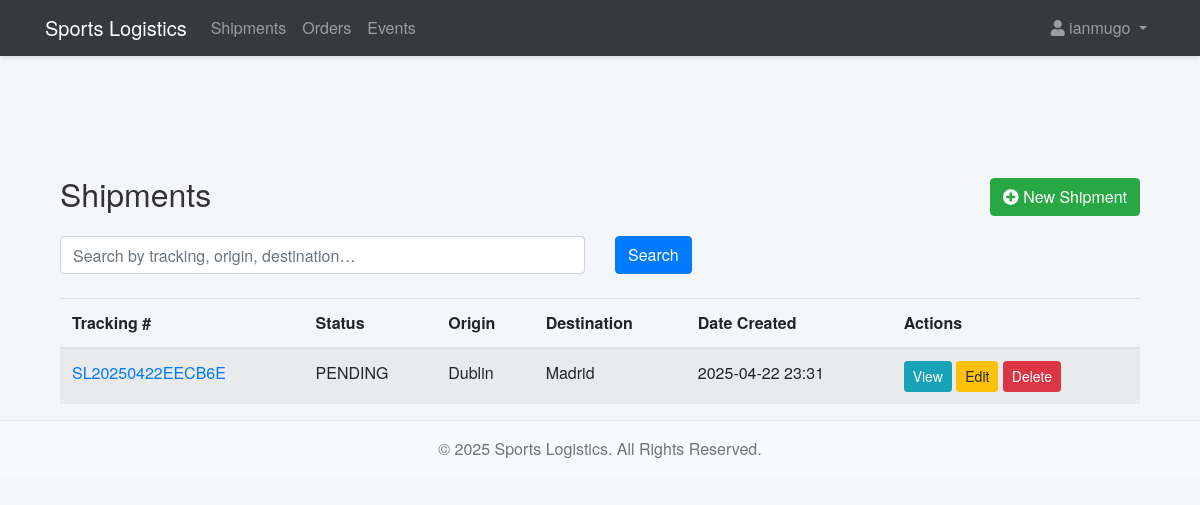
The app's page /shipments/ (signed in) with its own data.
### logistics_app/models.py (models this page shows, shortened)
class Shipment(models.Model):
    STATUS_CHOICES = [
        ('PENDING',    'Pending'),
        ('IN_TRANSIT', 'In Transit'),
        ('DELIVERED',  'Delivered'),
    ]
    tracking_number = models.CharField(
        max_length=20,
        unique=True,
        default=generate_tracking_number,
        editable=False,
        help_text="Auto‑generated tracking code"
    )
    status          = models.CharField(max_length=20, choices=STATUS_CHOICES, default='PENDING')
    date_created    = models.DateTimeField(auto_now_add=True)
    date_delivered  = models.DateTimeField(blank=True, null=True)
    origin          = models.CharField(max_length=200)
    destination     = models.CharField(max_length=200)
    contents        = models.TextField(blank=True, null=True)
    event           = models.ForeignKey(Event, on_delete=models.SET_NULL, blank=True, null=True)
    delivery_person = models.ForeignKey(
        User,
        on_delete=models.SET_NULL,
        blank=True,
        null=True,
        related_name='deliveries'
    )

### logistics_app/views.py (the view)
# urls.py: path('shipments/',               views.ShipmentListView.as_view(),   name='shipment_list'),
class ShipmentListView(LoginRequiredMixin, ListView):
    model = Shipment
    template_name = 'logistics_app/shipments.html'
    context_object_name = 'shipments'
    def get_queryset(self):
        qs = super().get_queryset()
        q  = self.request.GET.get('q')
        if q:
            qs = qs.filter(
                Q(tracking_number__icontains=q) |
                Q(origin__icontains=q) |
                Q(destination__icontains=q)
            )
        return qs
    def get_context_data(self, **kwargs):
        ctx = super().get_context_data(**kwargs)
        ctx['search_query'] = self.request.GET.get('q', '')
        ctx['form']         = ShipmentForm()
        return ctx

### logistics_app/models.py (called while the page is built)
def generate_tracking_number() -> str:
    date_part = datetime.now().strftime('%Y%m%d')
    rand_part = uuid.uuid4().hex[:6].upper()
    return f"SL{date_part}{rand_part}"

### logistics_app/templates/logistics_app/shipments.html (shortened to what this page needs)
{% extends 'base.html' %}
{% load static %}
{% block content %}
<div class="container mt-4">
  <div class="d-flex justify-content-between align-items-center mb-3">
    <h2>Shipments</h2>
    {% if user.profile.role == 'warehouse_manager' or user.is_superuser %}
      <a href="{% url 'shipment_create' %}" class="btn btn-success">
        <i class="fas fa-plus-circle"></i> New Shipment
      </a>
    {% endif %}
  </div>
  <form method="get" class="row mb-4">
    <div class="col-md-6">
      <input type="text" name="q" class="form-control" placeholder="Search by tracking, origin, destination…" value="{{ search_query }}">
    </div>
    <div class="col-md-2">
      <button type="submit" class="btn btn-primary">Search</button>
    </div>
  </form>
  {% if shipments %}
    <table class="table table-striped table-hover">
      <thead>
        <tr>
          <th>Tracking #</th>
          <th>Status</th>
          <th>Origin</th>
          <th>Destination</th>
          <th>Date Created</th>
          <th>Actions</th>
        </tr>
      </thead>
      <tbody>
        {% for s in shipments %}
          <tr>
            <td><a href="{% url 'shipment_detail' s.pk %}">{{ s.tracking_number }}</a></td>
            <td>{{ s.status }}</td>
            <td>{{ s.origin }}</td>
            <td>{{ s.destination }}</td>
            <td>{{ s.date_created|date:"Y-m-d H:i" }}</td>
            <td>
              <a href="{% url 'shipment_detail' s.pk %}" class="btn btn-sm btn-info">View</a>
              {% if user.profile.role == 'warehouse_manager' or user.is_superuser %}
                <a href="{% url 'shipment_update' s.pk %}" class="btn btn-sm btn-warning">Edit</a>
                <a href="{% url 'shipment_delete' s.pk %}" class="btn btn-sm btn-danger">Delete</a>
              {% endif %}
            </td>
          </tr>
        {% endfor %}
      </tbody>
    </table>
  {% else %}
    <p class="text-muted">No shipments found.</p>
  {% endif %}
</div>
{% endblock %}

### templates/base.html (shortened to what this page needs)
{% load static %}
<!DOCTYPE html>
<html lang="en">
<head>
  <link rel="stylesheet" href="https://stackpath.bootstrapcdn.com/bootstrap/4.5.2/css/bootstrap.min.css">
  <link rel="stylesheet" href="https://cdnjs.cloudflare.com/ajax/libs/font-awesome/5.15.1/css/all.min.css">
  <link rel="stylesheet" href="{% static 'logistics_app/css/custom.css' %}">
</head>
<body>
  <nav class="navbar navbar-expand-lg navbar-dark bg-dark fixed-top">
    <div class="container">
      <a class="navbar-brand" href="{% url 'index' %}">Sports Logistics</a>
      <div class="collapse navbar-collapse" id="navbarNavDropdown">
        <ul class="navbar-nav mr-auto">
          <li class="nav-item">
            <a class="nav-link" href="{% url 'shipment_list' %}">Shipments</a>
          </li>
          <li class="nav-item">
            <a class="nav-link" href="{% url 'order_list' %}">Orders</a>
          </li>
          <li class="nav-item">
            <a class="nav-link" href="{% url 'event_list' %}">Events</a>
          </li>
        </ul>
        <ul class="navbar-nav">
          {% if user.is_authenticated %}
            <li class="nav-item dropdown">
              <a class="nav-link dropdown-toggle" href="#" id="userDropdown" role="button" data-toggle="dropdown"
                 aria-haspopup="true" aria-expanded="false">
                <i class="fas fa-user"></i> {{ user.username }}
              </a>
            </li>
          {% else %}
            <li class="nav-item">
              <a class="nav-link" href="{% url 'login' %}">Login</a>
            </li>
          {% endif %}
        </ul>
      </div>
    </div>
  </nav>
  <div class="container" style="padding-top: 80px;">
    {% block content %}{% endblock %}
  </div>
  <footer class="mt-auto py-3 bg-light">
    <div class="container">
      <p class="text-muted mb-0">&copy; 2025 Sports Logistics. All Rights Reserved.</p>
    </div>
  </footer>
</body>
</html>

### logistics_app/static/logistics_app/css/custom.css (style rules this page uses)
body { padding-top: 70px; background: #f4f6f9; font-family: 'Helvetica Neue', Helvetica, Arial, sans-serif; color: #333; }
.navbar { box-shadow: 0 2px 4px rgba(0, 0, 0, 0.1); }
footer { background-color: #fff; padding: 20px 0; text-align: center; margin-top: 40px; border-top: 1px solid #eaeaea; }

### records on screen
Shipment: tracking_number "SL20250422EECB6E", status "PENDING", origin "Dublin", destination "Madrid", date_created "2025-04-22 23:31"

### other values on screen
{{ user.username }} "ianmugo"
